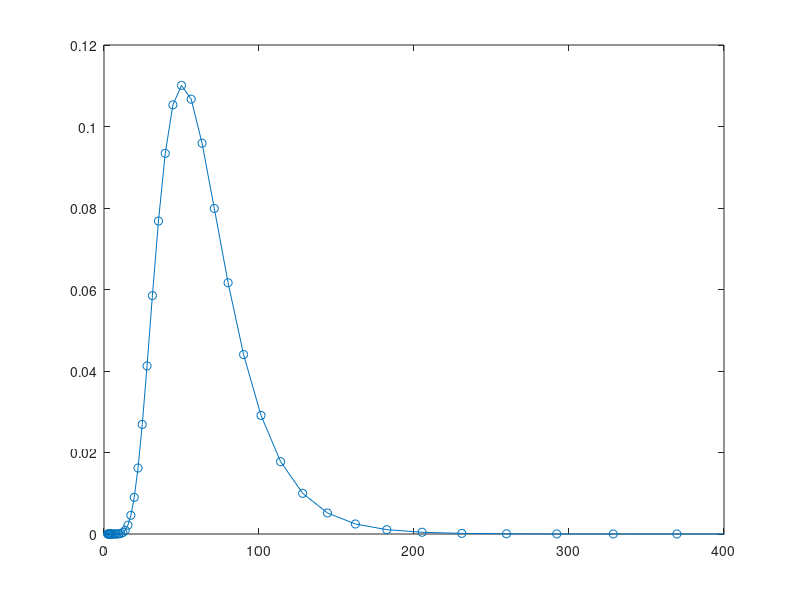

Source code (MATLAB):

clear;

NT=52;

T=2;
S0=50;
K=52;
r=0.05;
q=0;
sigma=0.3;

dt=T/NT;
u=exp(sigma*sqrt(dt));
d=1/u;
a=exp((r-q)*dt);
p=(a-d)/(u-d);


ST=zeros(NT+1,1);
Prob=zeros(NT+1,1);
% Stock prices and Probabilities at maturity
for j = 0:NT;
    ST(j+1)=S0*(u^j)*(d^(NT-j));
    Prob(j+1)=nchoosek(NT,j)*(p^j)*((1-p)^(NT-j));
end;

plot(ST,Prob, '-o');
xlim([0,400]);
